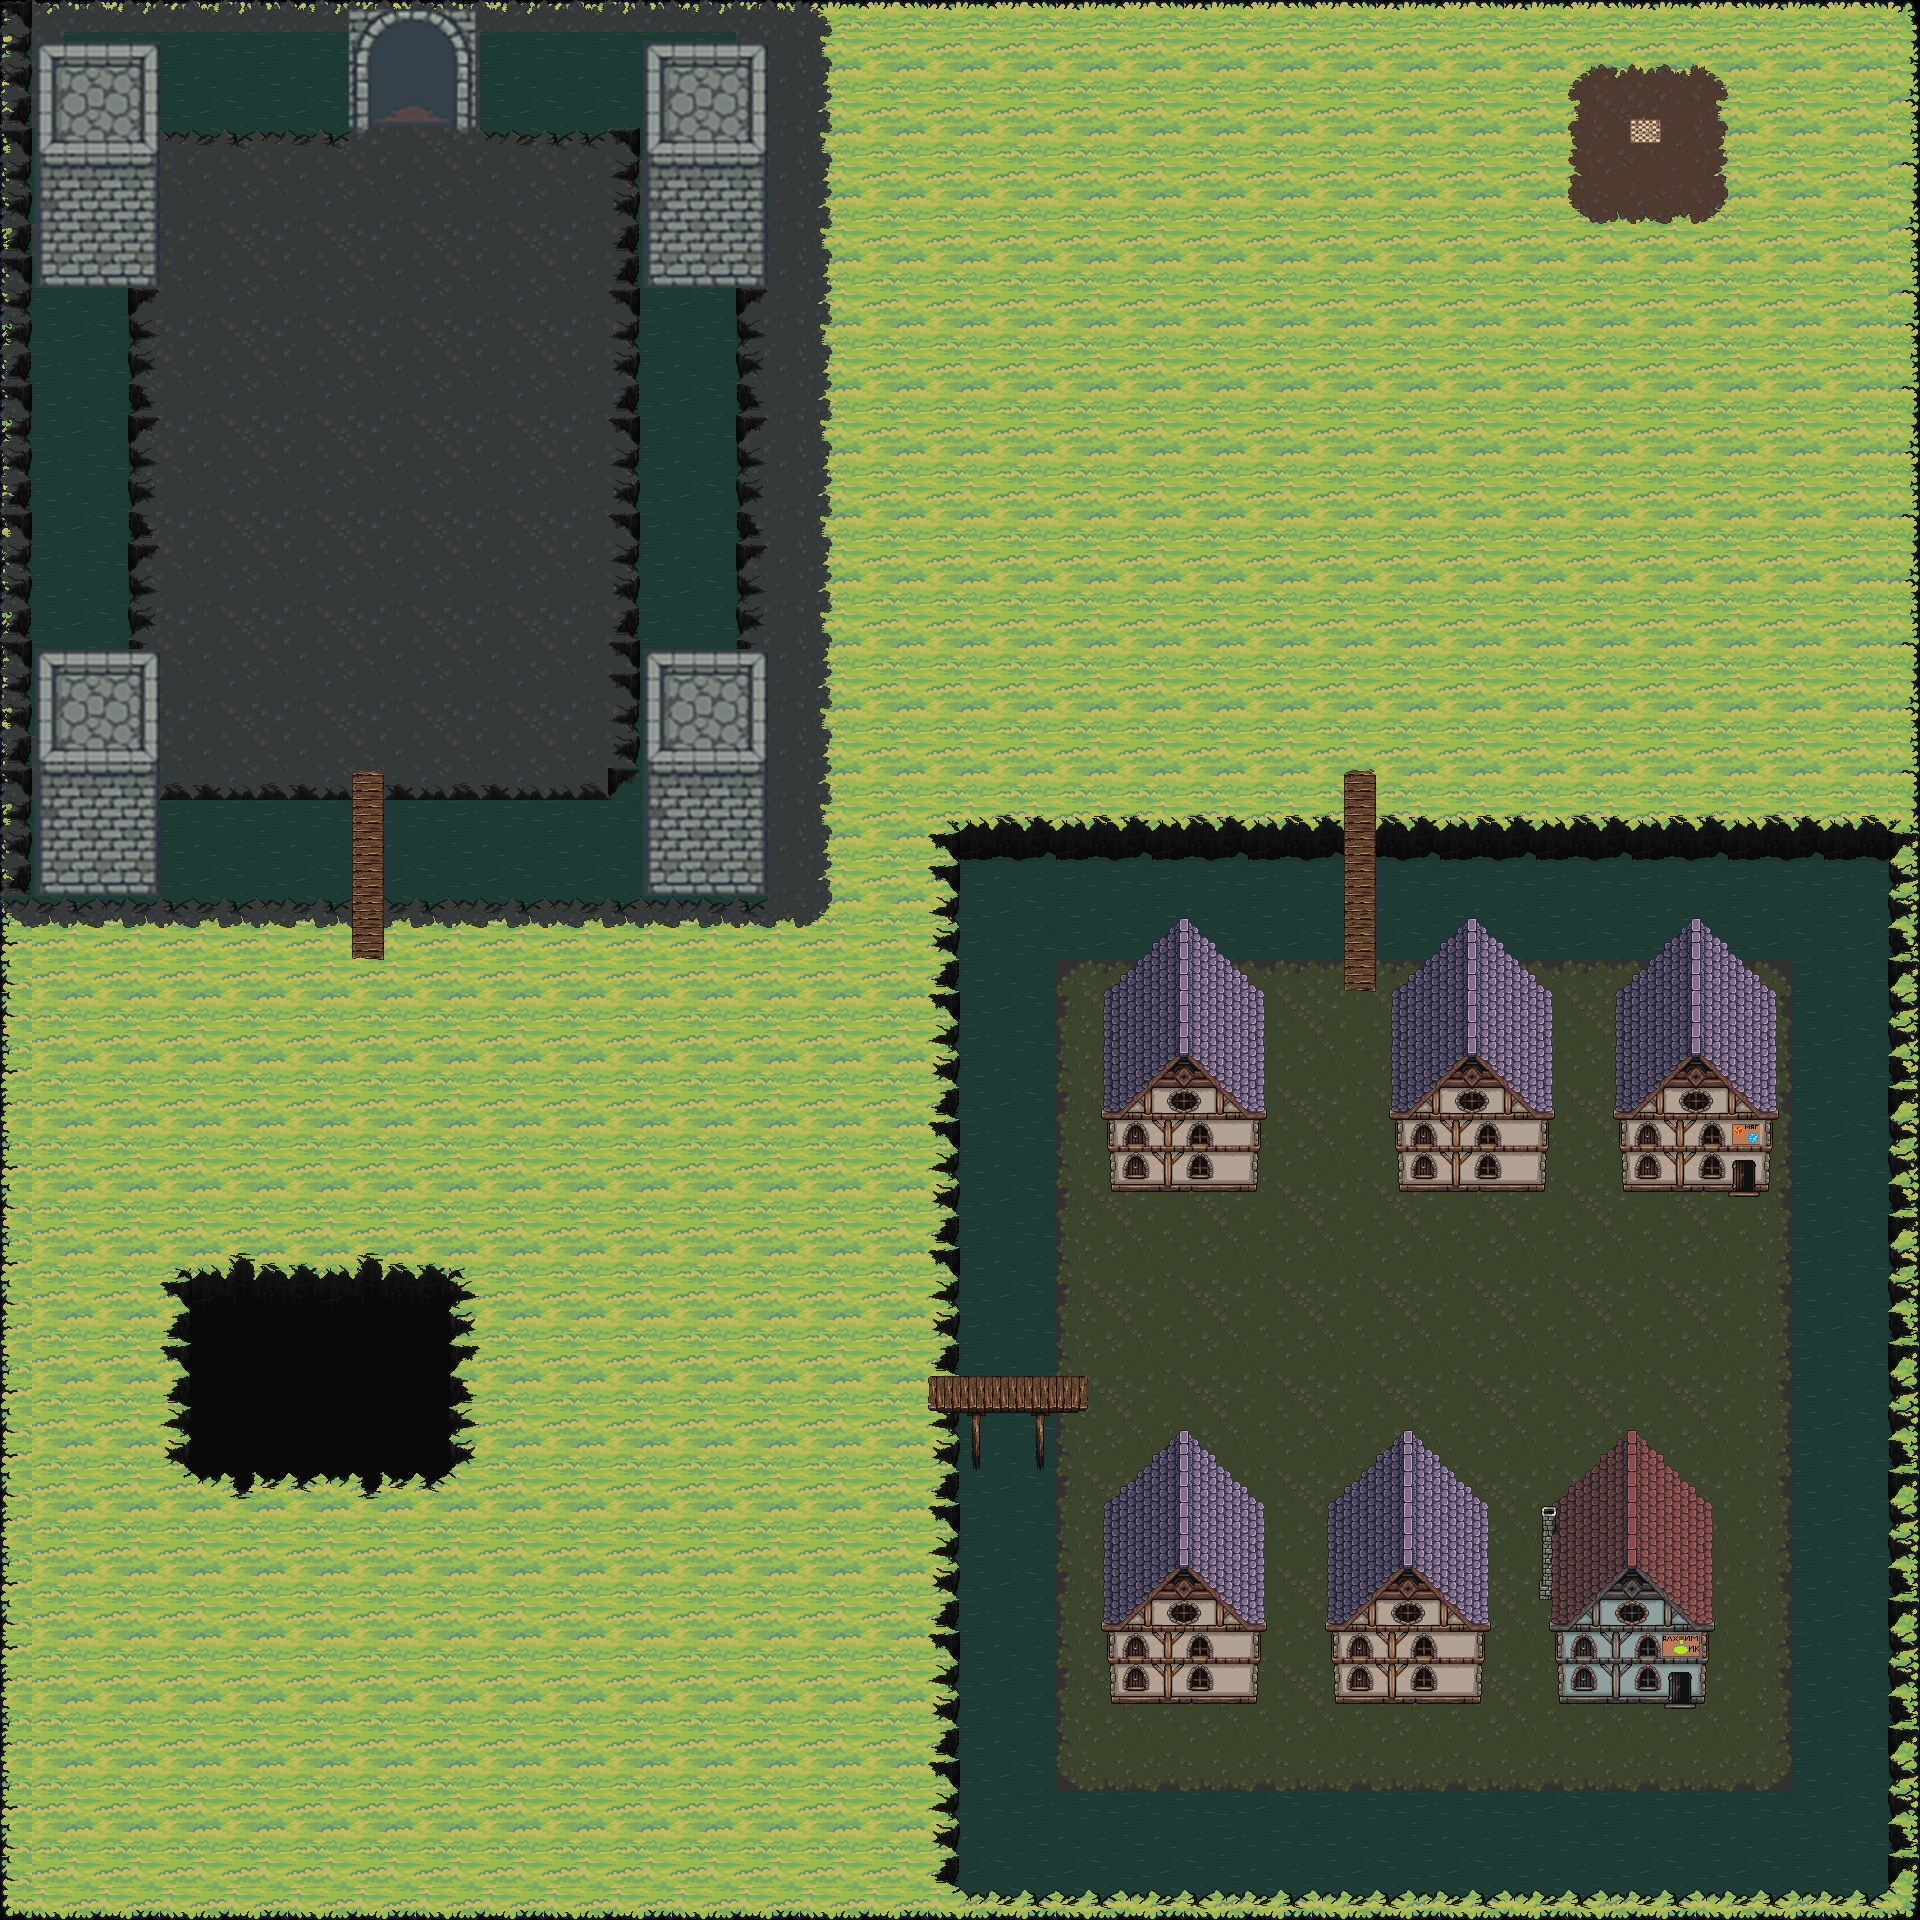

Tiled map render using the project's own tile images. Description and the map definition, with tile-layer contents summarised, below:
An orthogonal 60x60 tile map with 32x32 px tiles, 6 tile layers (земля, другая земля, вода, дома, ...), 6 tilesets.

<map version="1.10" tiledversion="1.10.2" orientation="orthogonal" renderorder="right-down" width="60" height="60" tilewidth="32" tileheight="32" infinite="0" nextlayerid="15" nextobjectid="2">
 <tileset firstgid="1" source="map/Tilemap_Flat.tsx" />
 <tileset firstgid="161" source="map/stones1.tsx" />
 <tileset firstgid="2609" source="map/houses.tsx" />
 <tileset firstgid="3633" source="map/houses_tables.tsx" />
 <tileset firstgid="4657" source="map/castle.tsx" />
 <tileset firstgid="5683" source="map/chess.tsx" />
 <layer id="1" name="земля" width="60" height="60">
  <data>[3600 cells, 3600 non-empty, 37 distinct tile ids]</data>
 </layer>
 <layer id="5" name="другая земля" width="60" height="60">
  <data>[3600 cells, 1352 non-empty, 50 distinct tile ids]</data>
 </layer>
 <layer id="11" name="вода" width="60" height="60">
  <data>[3600 cells, 796 non-empty, 30 distinct tile ids]</data>
 </layer>
 <layer id="13" name="дома" width="60" height="60">
  <data>[3600 cells, 644 non-empty, 231 distinct tile ids]</data>
 </layer>
 <layer id="12" name="мосты" width="60" height="60">
  <data>[3600 cells, 50 non-empty, 41 distinct tile ids]</data>
 </layer>
 <layer id="14" name="шахматы" width="60" height="60">
  <data>[3600 cells, 10 non-empty, 10 distinct tile ids]</data>
 </layer>
</map>
